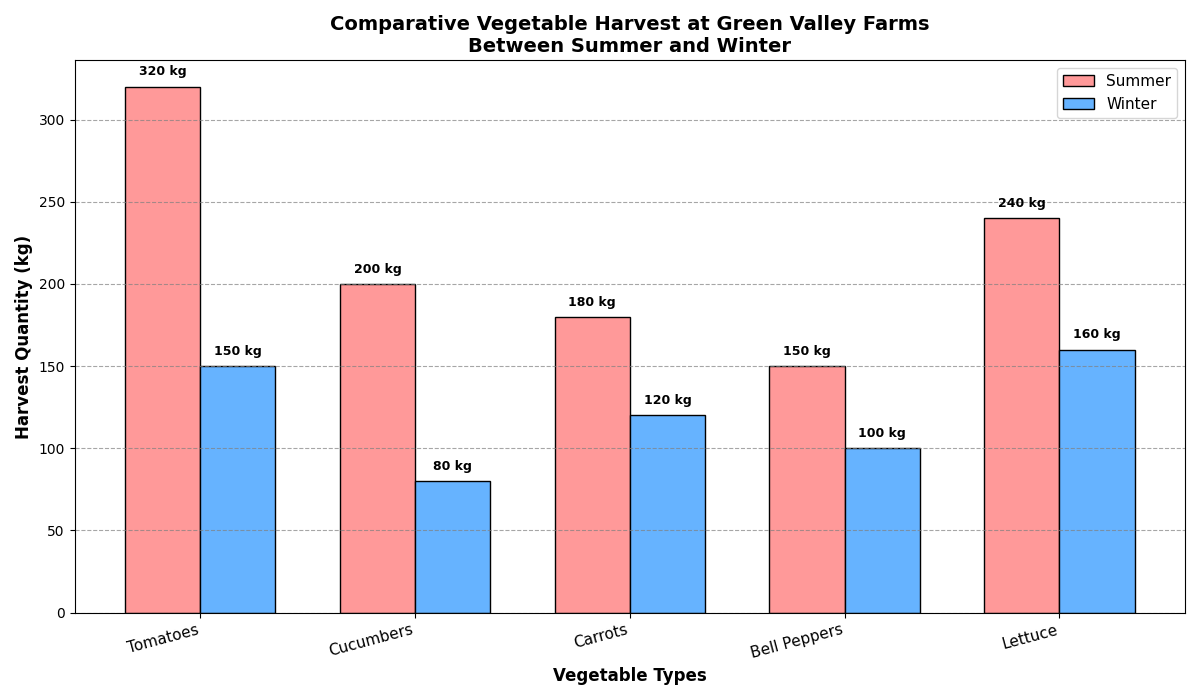

Write Python code to recreate this figure.
import matplotlib.pyplot as plt
import numpy as np

# Backstory: Comparing vegetables harvested during summer and winter in Green Valley Farms

# Veggie types
veggie_types = ['Tomatoes', 'Cucumbers', 'Carrots', 'Bell Peppers', 'Lettuce']

# Harvest quantities for summer and winter in kilograms (kg)
summer_harvest = [320, 200, 180, 150, 240]
winter_harvest = [150, 80, 120, 100, 160]

# Positions for the veggies on the x-axis
x_positions = np.arange(len(veggie_types))

# Width of the bars
bar_width = 0.35

# Create a figure with two subplots: one for summer and one for winter
fig, ax = plt.subplots(figsize=(12, 7))

# Bar chart for summer harvest
bars_summer = ax.bar(x_positions - bar_width / 2, summer_harvest, bar_width, label='Summer', color='#FF9999', edgecolor='black')

# Bar chart for winter harvest
bars_winter = ax.bar(x_positions + bar_width / 2, winter_harvest, bar_width, label='Winter', color='#66B3FF', edgecolor='black')

# Annotate bars with the harvest quantities
for bar in bars_summer + bars_winter:
    height = bar.get_height()
    ax.text(bar.get_x() + bar.get_width() / 2, height + 5, f'{height} kg', ha='center', va='bottom', fontsize=9, weight='bold')

# Customize the plot
ax.set_xlabel('Vegetable Types', fontsize=12, weight='bold')
ax.set_ylabel('Harvest Quantity (kg)', fontsize=12, weight='bold')
ax.set_title('Comparative Vegetable Harvest at Green Valley Farms\nBetween Summer and Winter', fontsize=14, weight='bold')

# Set the x-ticks to match the veggie types and adjust rotation
ax.set_xticks(x_positions)
ax.set_xticklabels(veggie_types, rotation=15, ha='right', fontsize=11)

# Adding grid lines for better estimation of values
ax.yaxis.grid(True, linestyle='--', which='major', color='grey', alpha=0.7)

# Adding legend
ax.legend(loc='upper right', fontsize=11)

# Automatically adjust layout to prevent text overlap
plt.tight_layout()

# Display the chart
plt.show()
